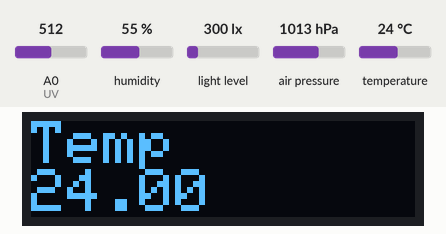
Recording of a sketch running on a simulated ESP8266 (NodeMCU). On the bench: 128×32 one-colour display. Inputs (shaded band) come from the test bench; at power-on: A0 (UV) = 512, humidity 55 %, air pressure 1013 hPa, temperature 24 °C, light level 300 lx. What the sketch prints to the serial monitor is not drawn.

Above: at 2.3 s.
2.4 s: A0 (UV) set to 230
At 9.8 s:
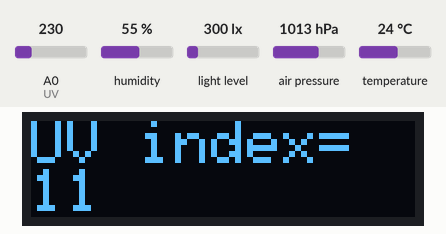
10.1 s: A0 (UV) set to 250
At 20.6 s:
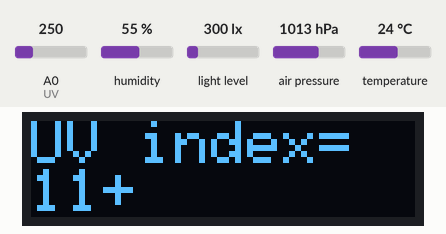
24.1 s: humidity set to 22 %
At 29.0 s:
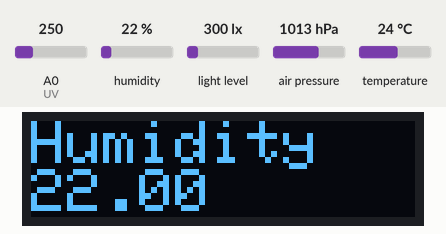
33.2 s: air pressure set to 952 hPa
At 38.1 s:
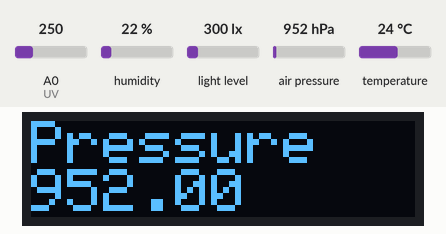
39.8 s: temperature set to 12 °C
At 48.7 s:
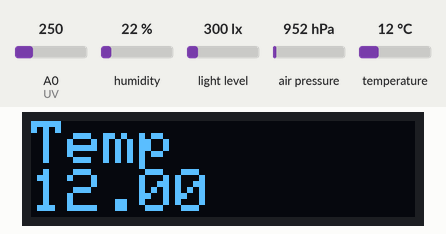
50.4 s: light level set to 40 lx
At 59.1 s:
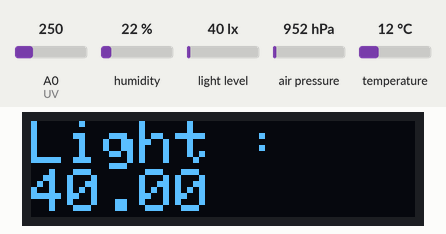
Timing chart, 0 to 60.6 s (numbered marks = the images above; inputs shaded):
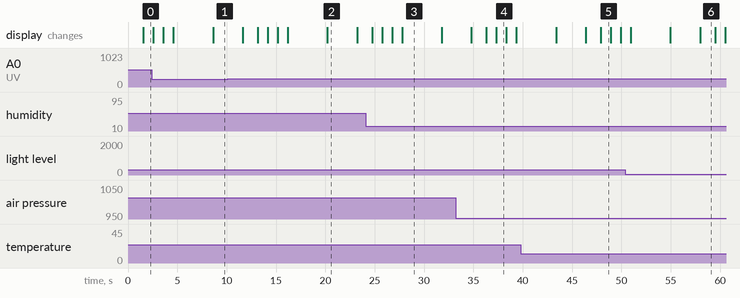

Measured:
- after the input at 2.4 s, the display: first differs from a run without the input after 6.2 s (image 1)
- after the input at 10.1 s, the display: first differs from a run without the input after 10.1 s (image 2)
- what the display in image 2 shows lasts 3.0 s, from 20.2 s to 23.2 s
- what the display in image 3 shows lasts 4.0 s, from 27.8 s to 31.8 s
- what the display in image 4 shows lasts 1.0 s, from 37.3 s to 38.3 s

The sketch:

light_intensity_display.ino
```cpp
#include <BH1750.h>
#include <Wire.h>
#include <Adafruit_GFX.h>
#include <Adafruit_SSD1306.h>
#include <Wire.h>
#include <Adafruit_Sensor.h>
#include <Adafruit_BME280.h>

#define SCREEN_WIDTH 128 // OLED display width, in pixels
#define SCREEN_HEIGHT 32 // OLED display height, in pixels
#define SEALEVELPRESSURE_HPA (1013.25)

// Declaration for an SSD1306 display connected to I2C (SDA, SCL pins)
#define OLED_RESET     -1 // Reset pin # (or -1 if sharing Arduino reset pin)
Adafruit_SSD1306 display(SCREEN_WIDTH, SCREEN_HEIGHT, &Wire, OLED_RESET);


// Create the Lightsensor instance
BH1750 lightMeter(0x23);
Adafruit_BME280 bme;
const int UV=A0;  // UV = 35 for esp32

void setup()
{
  Wire.begin(D1, D2); // 21-SDA  22-SCL for esp32
  Serial.begin(115200);
  if(!display.begin(SSD1306_SWITCHCAPVCC, 0x3C)) { // Address 0x3C for 128x64
    Serial.println(F("SSD1306 allocation failed"));
    for(;;); // Don't proceed, loop forever

  }

  if (!bme.begin(0x76)) {
    Serial.println("Could not find a valid BME280 sensor, check wiring!");
    while (1);
    }
  // Show initial display buffer contents on the screen --
  // the library initializes this with an Adafruit splash screen.


  // Clear the buffer
  display.clearDisplay();

(lightMeter.begin(BH1750::CONTINUOUS_HIGH_RES_MODE));


}
void light()
{display.clearDisplay();
 float lux = lightMeter.readLightLevel();
   display.setTextSize(2);             // Normal 1:1 pixel scale
   display.setTextColor(SSD1306_WHITE);        // Draw white text
   display.setCursor(0,0); // Start at top-left corner
   display.println(F("Light :"));
   display.println(lux);
   display.println(F("LUX"));
   display.display();

   delay(500);
}
void tempbme(){
  display.clearDisplay();
  Serial.print("Temperature");
  Serial.print(bme.readTemperature());
  Serial.println("*C");
  display.setTextSize(2);             // Normal 1:1 pixel scale
  display.setTextColor(SSD1306_WHITE);        // Draw white text
  display.setCursor(0,0); // Start at top-left corner
  display.println(F("Temp"));
  display.println(bme.readTemperature());
  display.print(F("*C"));
  display.display();
}
void pressurebme(){
  display.clearDisplay();
  Serial.print("Pressure");
  Serial.print(bme.readPressure() / 100.0F);
  Serial.println("hPa");
  display.setTextSize(2);             // Normal 1:1 pixel scale
  display.setTextColor(SSD1306_WHITE);        // Draw white text
  display.setCursor(0,0); // Start at top-left corner
  display.println(F("Pressure"));
  display.println(bme.readPressure() / 100.0F);
  display.print(F("hPa"));
  display.display();
  display.clearDisplay();
}
void altitude(){
  display.clearDisplay();
  Serial.print("Altitude");
  Serial.print(bme.readAltitude(SEALEVELPRESSURE_HPA));
  Serial.println("m");
  display.setTextSize(2);             // Normal 1:1 pixel scale
  display.setTextColor(SSD1306_WHITE);        // Draw white text
  display.setCursor(0,0); // Start at top-left corner
  display.println(F("Altitude"));
  display.println(bme.readAltitude(SEALEVELPRESSURE_HPA));
  display.println(F("m"));
  display.display();
  display.clearDisplay();
}
void humiditybme(){
  display.clearDisplay();
  Serial.print("Humidity");
  Serial.print(bme.readHumidity());
  Serial.println("%");
  display.setTextSize(2);             // Normal 1:1 pixel scale
  display.setTextColor(SSD1306_WHITE);        // Draw white text
  display.setCursor(0,0); // Start at top-left corner
  display.println(F("Humidity"));
  display.println(bme.readHumidity());
  display.print(F("%"));
  display.display();
  display.clearDisplay();

  Serial.println();
  delay(3000);
  }

void UVlight(){
int valeur_UV=analogRead(UV);
Serial.print("analog val= ");
Serial.println(valeur_UV);
if(0<valeur_UV and valeur_UV<10)
{
  Serial.print("UV index= ");
  Serial.println(0);
  display.setTextSize(2);             // Normal 1:1 pixel scale
  display.setTextColor(SSD1306_WHITE);        // Draw white text
  display.setCursor(0,0); // Start at top-left corner
  display.println(F("UV index= "));
  display.println("0");
  display.display();
  display.clearDisplay();
}
else if(10<valeur_UV and valeur_UV<46)
{
  Serial.print("UV index= ");
  Serial.println(1);
  display.setTextSize(2);             // Normal 1:1 pixel scale
  display.setTextColor(SSD1306_WHITE);        // Draw white text
  display.setCursor(0,0); // Start at top-left corner
  display.println(F("UV index= "));
  display.println("1");
  display.display();
  display.clearDisplay();
}
else if(46<valeur_UV and valeur_UV<65)
{
  Serial.print("UV index= ");
  Serial.println(2);
  display.setTextSize(2);             // Normal 1:1 pixel scale
  display.setTextColor(SSD1306_WHITE);        // Draw white text
  display.setCursor(0,0); // Start at top-left corner
  display.println(F("UV index= "));
  display.println("2");
  display.display();
  display.clearDisplay();
}
else if(65<valeur_UV and valeur_UV<83)
{
  Serial.print("UV index= ");
  Serial.println(3);
  display.setTextSize(2);             // Normal 1:1 pixel scale
  display.setTextColor(SSD1306_WHITE);        // Draw white text
  display.setCursor(0,0); // Start at top-left corner
  display.println(F("UV index= "));
  display.println("3");
  display.display();
  display.clearDisplay();
}
else if(83<valeur_UV and valeur_UV<103)
{
  Serial.print("UV index= ");
  Serial.println(4);
  display.setTextSize(2);             // Normal 1:1 pixel scale
  display.setTextColor(SSD1306_WHITE);        // Draw white text
  display.setCursor(0,0); // Start at top-left corner
  display.println(F("UV index= "));
  display.println("4");
  display.display();
  display.clearDisplay();
}
else if(103<valeur_UV and valeur_UV<124)
{
  Serial.print("UV index= ");
  Serial.println(5);
  display.setTextSize(2);             // Normal 1:1 pixel scale
  display.setTextColor(SSD1306_WHITE);        // Draw white text
  display.setCursor(0,0); // Start at top-left corner
  display.println(F("UV index= "));
  display.println("5");
  display.display();
  display.clearDisplay();
}
else if(124<valeur_UV and valeur_UV<142)
{
  Serial.print("UV index= ");
  Serial.println(6);
  display.setTextSize(2);             // Normal 1:1 pixel scale
  display.setTextColor(SSD1306_WHITE);        // Draw white text
  display.setCursor(0,0); // Start at top-left corner
  display.println(F("UV index= "));
  display.println("6");
  display.display();
  display.clearDisplay();
}
else if(142<valeur_UV and valeur_UV<162)
{
  Serial.print("UV index= ");
  Serial.println(7);
  display.setTextSize(2);             // Normal 1:1 pixel scale
  display.setTextColor(SSD1306_WHITE);        // Draw white text
  display.setCursor(0,0); // Start at top-left corner
  display.println(F("UV index= "));
  display.println("7");
  display.display();
  display.clearDisplay();
}
else if(162<valeur_UV and valeur_UV<180)
{
  Serial.print("UV index= ");
  Serial.println(8);
  display.setTextSize(2);             // Normal 1:1 pixel scale
  display.setTextColor(SSD1306_WHITE);        // Draw white text
  display.setCursor(0,0); // Start at top-left corner
  display.println(F("UV index= "));
  display.println("8");
  display.display();
  display.clearDisplay();
}
else if(180<valeur_UV and valeur_UV<200)
{
  Serial.print("UV index= ");
  Serial.println(9);
  display.setTextSize(2);             // Normal 1:1 pixel scale
  display.setTextColor(SSD1306_WHITE);        // Draw white text
  display.setCursor(0,0); // Start at top-left corner
  display.println(F("UV index= "));
  display.println("9");
  display.display();
  display.clearDisplay();
}
else if(200<valeur_UV and valeur_UV<221)
{
  Serial.print("UV index= ");
  Serial.println(10);
  display.setTextSize(2);             // Normal 1:1 pixel scale
  display.setTextColor(SSD1306_WHITE);        // Draw white text
  display.setCursor(0,0); // Start at top-left corner
  display.println(F("UV index= "));
  display.println("10");
  display.display();
  display.clearDisplay();
}
else if(221<valeur_UV and valeur_UV<240)
{
  Serial.print("UV index= ");
  Serial.println("11");
  display.setTextSize(2);             // Normal 1:1 pixel scale
  display.setTextColor(SSD1306_WHITE);        // Draw white text
  display.setCursor(0,0); // Start at top-left corner
  display.println(F("UV index= "));
  display.println("11");
  display.display();
  display.clearDisplay();
}
else if(valeur_UV>240)
{
  Serial.print("UV index= ");
  Serial.println("11+");
  display.setTextSize(2);             // Normal 1:1 pixel scale
  display.setTextColor(SSD1306_WHITE);        // Draw white text
  display.setCursor(0,0); // Start at top-left corner
  display.println(F("UV index= "));
  display.println("11+");
  display.display();
  display.clearDisplay();
}
delay(2000);
}

void loop()
{
  light();
  delay(1000);
  tempbme();
  delay(1000);
  pressurebme();
  delay(1000);
  altitude();
  delay(1000);
  humiditybme();
  delay(1000);
  UVlight();
  delay(1000);
}
```
